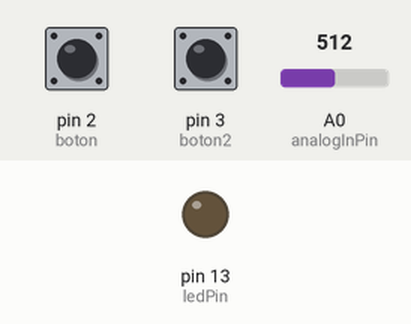
Recording of a sketch running on a simulated Arduino Uno, built with avr-gcc and run on an emulated ATmega328P. On the bench: output pins drawn as LEDs (lit = HIGH). Dashed ring = blinking. The test bench sets the inputs (shaded band); at power-on: pin 2 (boton) LOW, pin 3 (boton2) LOW, A0 (analogInPin) = 512.

Above: at 1.2 s.
1.3 s: pin 2 (boton) pulled HIGH for 1 s
At 1.37 s:
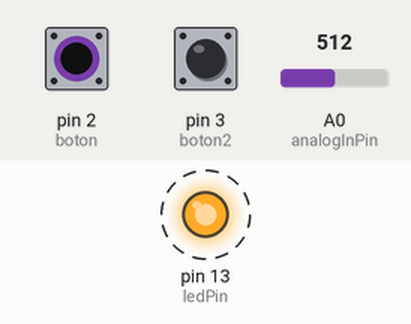
4.3 s: pin 2 (boton) pulled HIGH for 3.2 s
At 8.8 s:
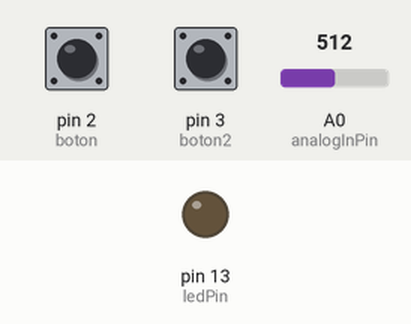
Timing chart, 0 to 10.3 s (numbered marks = the images above; inputs shaded):
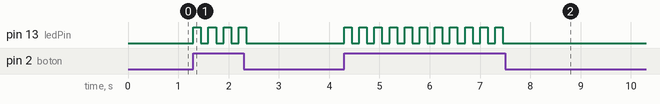

Measured:
- after the input at 1.3 s, pin 13 (ledPin): alternates HIGH for 0.15 s and LOW for 0.15 s, 8 changes in all, then stays LOW, starting at once
- after the input at 4.3 s, pin 13 (ledPin): alternates HIGH for 0.15 s and LOW for 0.15 s, 22 changes in all, then stays LOW, starting at once

The sketch:

Version_003.ino
```cpp
int boton = 2;
int boton2 = 3;
int ledPin =  13;
int analogInPin = A0;

int sensorValue = 0;
int outputValue = 0;

int est1 = 1;

void setup() {

  pinMode(ledPin, OUTPUT);
  pinMode(boton, INPUT);
  pinMode(boton2, INPUT);
}

void loop() {

  sensorValue = analogRead(analogInPin);
  outputValue = map(sensorValue, 0, 1023, 50, 250);

  if (digitalRead(boton) == HIGH && digitalRead(boton2) == LOW) {
    digitalWrite(ledPin, HIGH);
    delay(outputValue);
    digitalWrite(ledPin, LOW);
    delay(outputValue);
  }

if (digitalRead(boton) == LOW && est1 == 1) {
    est1 = 0;
    delay(50);
  }

  if (digitalRead(boton) == HIGH && digitalRead(boton2) == HIGH && est1 == 0) {
    digitalWrite(ledPin, HIGH);
    delay(50);
    digitalWrite(ledPin, LOW);
    est1 = 1;
  }
  else
  {

    digitalWrite(ledPin, LOW);
  }
}
```
